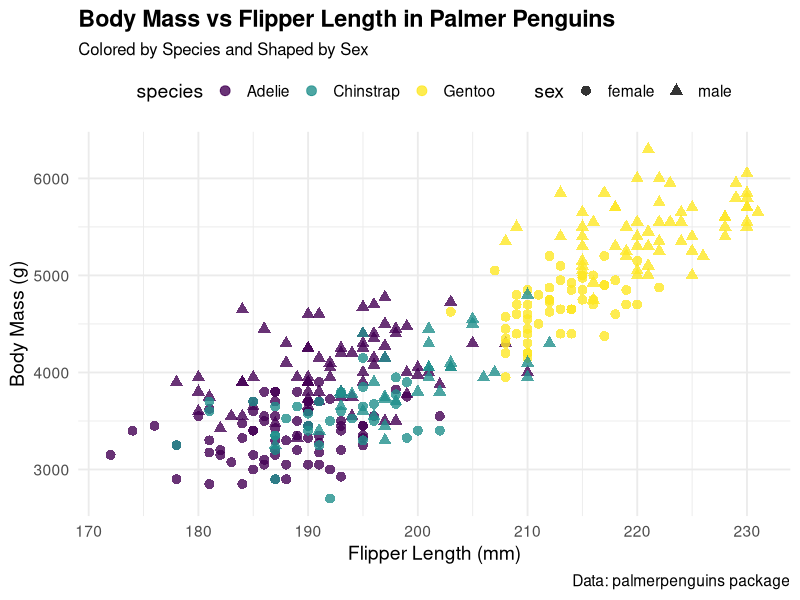

Source code (R):
## ---- chunk 1
suppressPackageStartupMessages(library(tidyverse))
library(palmerpenguins)
## ---- chunk 2
# Clean the data: remove NAs for smoother plotting
penguins_clean <- penguins %>% drop_na()

# Create a beautiful scatter plot
ggplot(penguins_clean, aes(x = flipper_length_mm, 
                           y = body_mass_g, 
                           color = species, 
                           shape = sex)) +
  geom_point(size = 3, alpha = 0.8) +
  scale_color_viridis_d(option = "D") +
  labs(
    title = "Body Mass vs Flipper Length in Palmer Penguins",
    subtitle = "Colored by Species and Shaped by Sex",
    x = "Flipper Length (mm)",
    y = "Body Mass (g)",
    caption = "Data: palmerpenguins package"
  ) +
  theme_minimal(base_size = 14) +
  theme(
    plot.title = element_text(face = "bold"),
    plot.subtitle = element_text(size = 12),
    legend.position = "top"
  )
